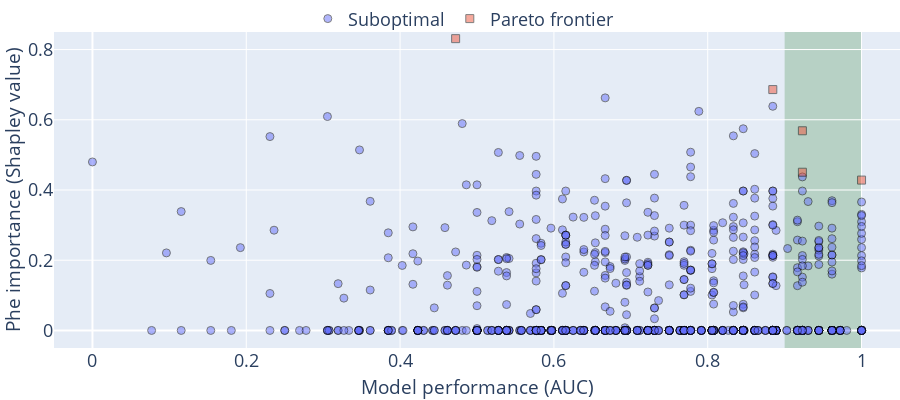
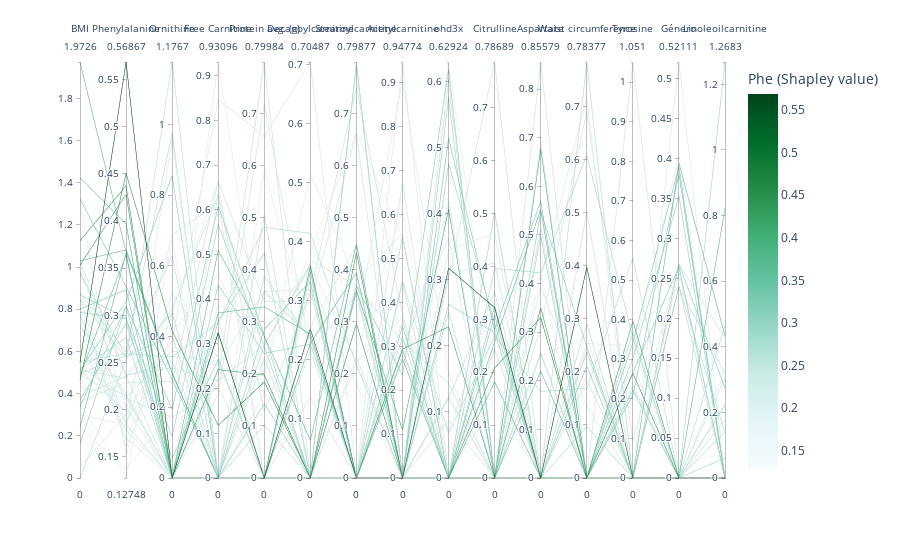

The code cell stored with these charts, in order, in its notebook:
### Markdown cell above
### Generate Figures 2 and 3 from the database which contains all of the models

### Code cell
%%time
from utils_aa import *


study = optuna.create_study(
    study_name='study_real',
    storage="sqlite:///alejandro.db",
    sampler=optuna.samplers.NSGAIISampler(), # NSGAIISampler(),
    load_if_exists=True, 
)


study_sampling = optuna.create_study(
    study_name='study_real_sampling',
    storage="sqlite:///alejandro.db",
    sampler=optuna.samplers.NSGAIISampler(), # NSGAIISampler(),
    load_if_exists=True,
)



make_pareto_plot(study_sampling)

make_ranking_plots(
    study_sampling, get_median_dict(study), data ="data/data.csv", CUTOFF_AUC =.9, CUTOFF_PHE=.0)
